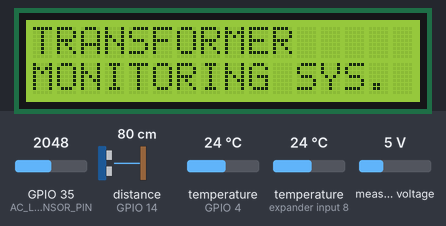
This sketch was run on a simulated ESP32. Parts: 16×2 character LCD. Wiring (inferred from the names in the program): ultrasonic range finder: trigger GPIO 12; echo GPIO 14. The inputs (shaded band) are chosen by the test bench; at power-on: distance to the obstacle (sensor on GPIO 14) 80 cm, temperature (sensors on GPIO 4, expander input 8) 24 °C, GPIO 35 (AC_LOAD_CURRENT_SENSOR_PIN) = 2048, measured voltage 5 V (analog values on the 0–4095 scale). The echo pulse lasts 58.3 µs per cm; WiFi joins after 1.5 s; servers stay silent unless stated; uploads are accepted with an empty reply; EEPROM starts erased; what the sketch prints to the serial monitor is not drawn.

Above: at 2.2 s.
At 16.4 s:
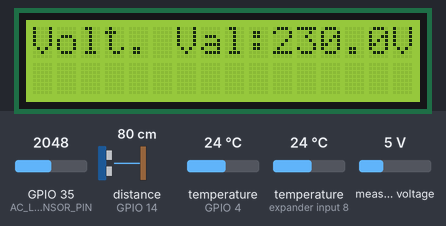
16.5 s: distance to the obstacle (sensor on GPIO 14) set to 18 cm
At 28.2 s:
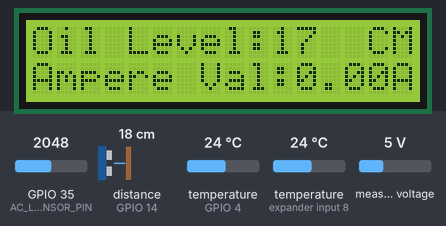
28.5 s: temperature (sensor on GPIO 4) set to 33 °C
At 39.6 s:
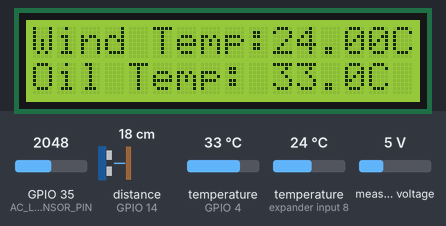
Timing chart, 0 to 41.1 s (numbered marks = the images above; inputs shaded):
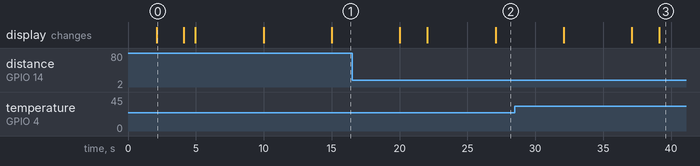

Measured:
- what the display in image 0 shows lasts 2.0 s, from 2.1 s to 4.1 s

The sketch:

TMS.ino
```cpp
#include <WiFi.h>
#include <WiFiClientSecure.h>
#include <HTTPClient.h>
#include <SoftwareSerial.h>
#include <OneWire.h>
#include <DallasTemperature.h>
#include <Arduino.h>
#include <ZMPT101B.h>
#include <ACS712.h>
#include <LiquidCrystal_I2C.h>
#include <EEPROM.h>

const char* ssid = "";
const char* password = "";
const char* transformer_id = "T-1001";
const char* phone_number = "";

// Your Domain name with URL path or IP address with path
const char* serverName = "";

// SMS limits
const int MAX_MESSAGES = 3;
const unsigned long COOLDOWN_PERIOD = 0.1 * 60 * 60 * 1000; // 10 minutes in milliseconds

// EEPROM addresses for message counts and timestamps
const int COUNT_START_ADDRESS = 20;
const int TIMESTAMP_START_ADDRESS = 40;

// Number of parameters we're monitoring
const int NUM_PARAMETERS = 8;

unsigned long lastTime = 0;
unsigned long timerDelay = 5000; // 5 seconds

LiquidCrystal_I2C lcd(0x27, 16, 2);

// ULTRASONIC SENSOR CODE
#define TRIG_PIN 12
#define ECHO_PIN 14

// DS18B20 Data wire is connected to GPIO4
#define ONE_WIRE_BUS 4

OneWire oneWire(ONE_WIRE_BUS);
DallasTemperature sensors(&oneWire);

// Variables for Voltage sensor

#define SENSITIVITY 500.0f

// ZMPT101B sensor output connected to analog pin 34
// and the voltage source frequency is 50 Hz.
ZMPT101B voltageSensor(34, 50.0);

// Variables for Current sensor
long lastSample = 0;
long sampleSum = 0;
int sampleCount = 0;
float voltage_per_count = 1.220703125;

#define AC_LOAD_CURRENT_SENSOR_PIN 35

void setup() {
  // Initialize the serial communication
  Serial.begin(115200);

  // Start the Wi-Fi connection
  Serial.println("Connecting to WiFi...");
  WiFi.begin(ssid, password);

  // Wait for the connection to establish
  while (WiFi.status() != WL_CONNECTED) {
    delay(1000);
    Serial.println("Connecting...");
  }

  // Print the IP address once connected
  Serial.println("Connected to WiFi!");
  Serial.print("IP address: ");
  Serial.println(WiFi.localIP());

  EEPROM.begin(512); // Initialize EEPROM with size

  // Initialize EEPROM values if not set
  for (int i = 0; i < NUM_PARAMETERS; i++) {
    if (EEPROM.read(COUNT_START_ADDRESS + i) == 255) {
      EEPROM.write(COUNT_START_ADDRESS + i, 0);
    }
    unsigned long timestamp;
    EEPROM.get(TIMESTAMP_START_ADDRESS + (i * sizeof(unsigned long)), timestamp);
    if (timestamp == 0xFFFFFFFF) {
      EEPROM.put(TIMESTAMP_START_ADDRESS + (i * sizeof(unsigned long)), 0UL);
    }
  }
  EEPROM.commit();

  pinMode(TRIG_PIN, OUTPUT);
  pinMode(ECHO_PIN, INPUT);

  sensors.begin();

  analogReadResolution(12);  // Set ADC resolution to 12 bits (0-4095)

  voltageSensor.setSensitivity(SENSITIVITY);

  Serial.println("REMOTE TRANSFORMER MONITORING");
  lcd.init();
  lcd.backlight();
  lcd.setCursor(0,0);
  lcd.print("TRANSFORMER");
  lcd.setCursor(0,1);
  lcd.print("MONITORING");
  lcd.setCursor(11,1);
  lcd.print("SYS.");
  delay(2000);
  lcd.clear();
}

void sendSMS(String message, int parameterIndex) {
  int countAddress = COUNT_START_ADDRESS + parameterIndex;
  int timestampAddress = TIMESTAMP_START_ADDRESS + (parameterIndex * sizeof(unsigned long));

  int messageCount = EEPROM.read(countAddress);
  unsigned long lastMessageTime;
  EEPROM.get(timestampAddress, lastMessageTime);

  unsigned long currentTime = millis();

  if (messageCount < MAX_MESSAGES || (currentTime - lastMessageTime) > COOLDOWN_PERIOD) {
    if ((millis() - lastTime) > timerDelay) {
      // Check WiFi connection status
      if (WiFi.status() == WL_CONNECTED) {
        WiFiClientSecure client;
        client.setInsecure(); // Set insecure to ignore certificate validation

        HTTPClient http;

        // Your Domain name with URL path or IP address with path
        http.begin(client, serverName);

        // Specify content-type header
        http.addHeader("Content-Type", "application/json");

        // Data to send with HTTP POST
        String httpRequestData = "{\"message\":\"" + message + "\",\"transformer_id\":\"" + transformer_id + "\", \"phone\":\"" + phone_number + "\"}";

        // Send HTTP POST request
        int httpResponseCode = http.POST(httpRequestData);

        if (httpResponseCode > 0) {
          String response = http.getString();
          Serial.println("Response: " + response);
        } else {
          Serial.print("Error on sending POST: ");
          Serial.println(httpResponseCode);
        }

        if (httpResponseCode == 200) {
          // Update message count and timestamp
          if (messageCount < MAX_MESSAGES) {
            EEPROM.write(countAddress, messageCount + 1);
          } else {
            EEPROM.write(countAddress, 1); // Reset count after cooldown
          }
          EEPROM.put(timestampAddress, currentTime);
          EEPROM.commit();
        }

        // Free resources
        http.end();
      } else {
        Serial.println("WiFi Disconnected");
      }
      lastTime = millis();
    }
  } else {
    Serial.println("Message limit reached or cooldown period not over for parameter " + String(parameterIndex));
  }
}

void loop() {

  // Clear the TRIG_PIN by setting it LOW
  digitalWrite(TRIG_PIN, LOW);
  delayMicroseconds(2);

  // Trigger the ultrasonic pulse
  digitalWrite(TRIG_PIN, HIGH);
  delayMicroseconds(10);
  digitalWrite(TRIG_PIN, LOW);

  // Read the duration of the echo pulse
  long duration = pulseIn(ECHO_PIN, HIGH);

  // Calculate the distance (in cm)
  int oilLevel = duration * 0.034 / 2;

  Serial.print("Oil Level: ");
  Serial.print(oilLevel);
  Serial.println(" cm");

  // Conditions for Oil Level
  if (oilLevel < 9) {
    sendSMS("Alert: Oil Level is too high at the transformer at GPS Location, {location}", 0);
  }

  if (oilLevel > 19) {
    sendSMS("Alert: Oil Level is too low at the transformer at GPS Location, {location}", 1);
  }

  sensors.requestTemperatures();
  float tempCOil = sensors.getTempCByIndex(0);
  float tempCWinding = sensors.getTempCByIndex(1);

  Serial.print("Temperature of Oil: ");
  Serial.print(tempCOil);
  Serial.print(" °C");

  // Conditions for Oil Temperature
  if (tempCOil > 105) {
    sendSMS("Alert: Oil Temperature is too high at the transformer at GPS Location, {location}", 2);
  }

  if (tempCOil < 30) {
    sendSMS("Alert: Oil Temperature is too low at the transformer at GPS Location, {location}", 3);
  }

  Serial.print("  |  Temperature of Winding: ");
  Serial.print(tempCWinding);
  Serial.println(" °C");

  // Conditions for Winding Temperature
  if (tempCWinding > 110) {
    sendSMS("Alert: Winding Temperature is too high at the transformer at GPS Location, {location}", 4);
  }

  if (tempCWinding < 30) {
    sendSMS("Alert: Winding Temperature is too low at the transformer at GPS Location, {location}", 5);
  }

  // Calculating for Voltage Value
 float VoltageValue = voltageSensor.getRmsVoltage();
  if (VoltageValue < 100){
    VoltageValue = 0;
  }
  Serial.print("Voltage = ");
  Serial.print(VoltageValue);
  Serial.println(" V");

  // Conditions for Voltage Value
  if (VoltageValue > 245) {
    sendSMS("Alert: Secondary voltage Level is too high at the transformer at GPS Location, {location}", 6);
  }

  if (VoltageValue < 220) {
    sendSMS("Alert: Secondary voltage Level is too low at the transformer at GPS Location, {location}", 6);
  }

  // Calculating for Current Value
  if (millis() > lastSample + 1) {
    sampleSum += sq(analogRead(AC_LOAD_CURRENT_SENSOR_PIN) - 3000);
    sampleCount++;
    lastSample = millis();
  }

  float currentValue = 0;
  if (sampleCount == 1000) {
    float mean = sampleSum / 1000.0;
    float value = sqrt(mean);
    float voltage = value * voltage_per_count;
    currentValue = voltage / 66.0;
    sampleSum = 0;
    sampleCount = 0;
  }

  Serial.print("Current = ");
  Serial.print(currentValue );
  Serial.println("A");

  // Conditions for Current Level
  if (currentValue > 28) {
    sendSMS("Alert: Primary current Level is too High at the transformer at GPS Location, {location}", 7);
  }

  if (currentValue < 25) {
    sendSMS("Alert: Primary current Level is too Low at the transformer at GPS Location, {location}", 7);
  }

  // LCD PRINTING
  // Temperature of Winding
  lcd.setCursor(0,0);
  lcd.print("Wind Temp:");
  lcd.setCursor(10,0);
  lcd.print(tempCWinding);
  lcd.setCursor(15,0);
  lcd.print("C");

  // Temperature of Oil
  lcd.setCursor(0,1);
  lcd.print("Oil Temp:");
  lcd.setCursor(10,1);
  lcd.print(tempCOil);
  lcd.setCursor(14,1);
  lcd.print("C");
  delay(5000);
  lcd.clear();

  // Oil Level
  lcd.setCursor(0,0);
  lcd.print("Oil Level:");
  lcd.setCursor(10,0);
  lcd.print(oilLevel);
  lcd.setCursor(14,0);
  lcd.print("CM");

  // Current
  lcd.setCursor(0, 1);
  lcd.print("Ampere Val:");
  lcd.setCursor(11, 1);
  lcd.print(currentValue);
  lcd.setCursor(15, 1);
  lcd.print("A");
  delay(5000);
  lcd.clear();

  // Voltage
  lcd.setCursor(0, 0);
  lcd.print("Volt. Val:");
  lcd.setCursor(10, 0);
  lcd.print(VoltageValue);
  lcd.setCursor(15, 0);
  lcd.print("V");
  delay(5000);
  lcd.clear();

  // Wait before next reading
  delay(1000);
}
```
